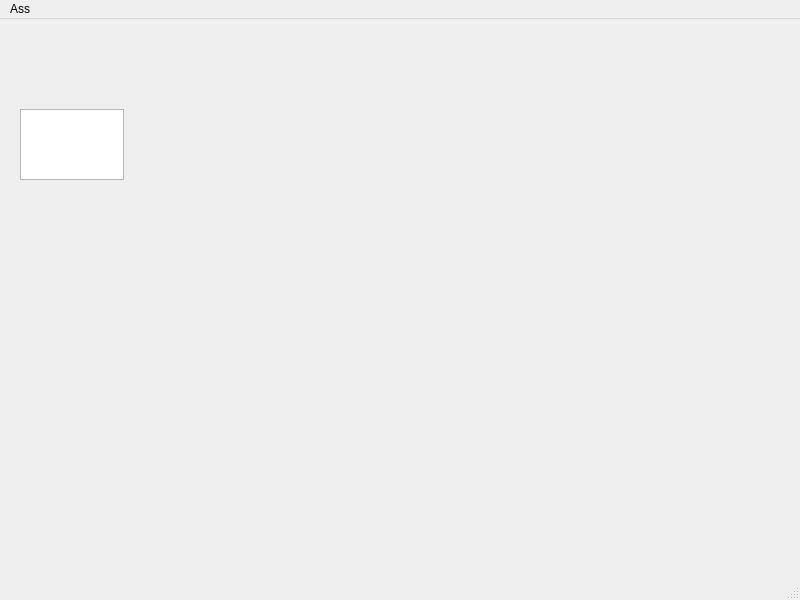
<?xml version="1.0" encoding="UTF-8"?>
<ui version="4.0">
 <class>MainWindow</class>
 <widget class="QMainWindow" name="MainWindow">
  <property name="geometry">
   <rect>
    <x>0</x>
    <y>0</y>
    <width>800</width>
    <height>600</height>
   </rect>
  </property>
  <property name="windowTitle">
   <string>MainWindow</string>
  </property>
  <widget class="QWidget" name="centralwidget">
   <widget class="QTextEdit" name="textEdit">
    <property name="geometry">
     <rect>
      <x>20</x>
      <y>90</y>
      <width>104</width>
      <height>71</height>
     </rect>
    </property>
    <property name="font">
     <font>
      <family>Bahnschrift</family>
      <pointsize>14</pointsize>
     </font>
    </property>
   </widget>
  </widget>
  <widget class="QMenuBar" name="menubar">
   <property name="geometry">
    <rect>
     <x>0</x>
     <y>0</y>
     <width>800</width>
     <height>21</height>
    </rect>
   </property>
   <widget class="QMenu" name="menuAss">
    <property name="title">
     <string>Ass</string>
    </property>
   </widget>
   <addaction name="menuAss"/>
  </widget>
  <widget class="QStatusBar" name="statusbar"/>
 </widget>
 <resources/>
 <connections/>
</ui>
